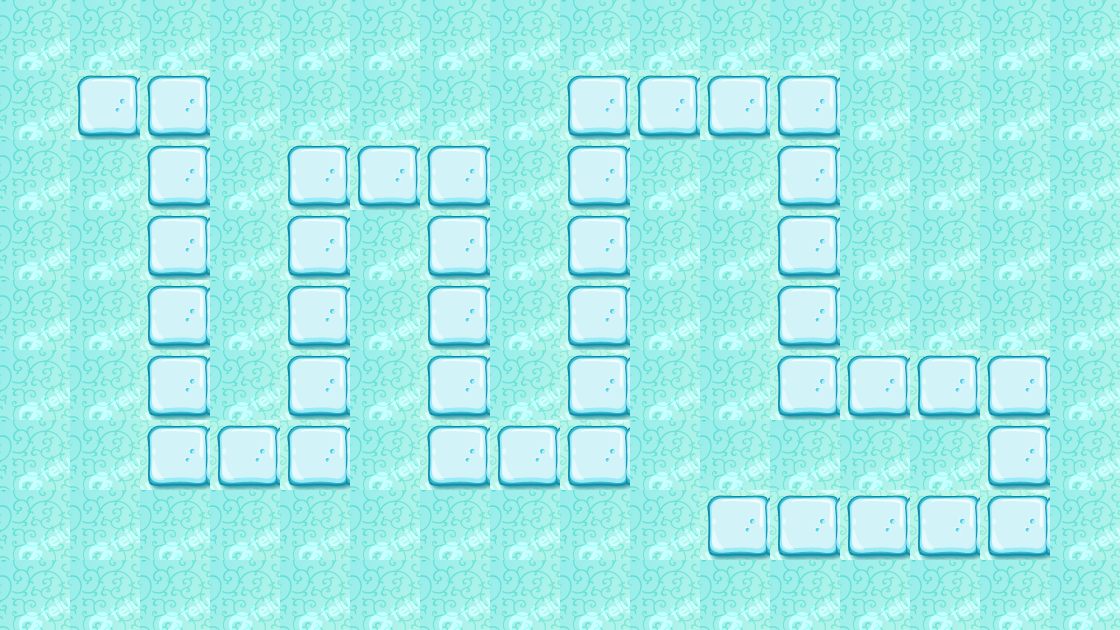

Rendered tile map (Tiled .tmx) drawn with the repository's tilesets; below, a short description and the full map source, tile grids included:
An orthogonal 16x9 tile map with 70x70 px tiles, 1 tile layer (bg) and 1 object (player).

<map version="1.0" orientation="orthogonal" renderorder="right-down" width="16" height="9" tilewidth="70" tileheight="70" nextobjectid="2">
 <tileset firstgid="1" name="1" tilewidth="70" tileheight="70" tilecount="91" columns="13">
  <image source="1.png" width="910" height="490" />
  <tile id="0">
   <properties>
    <property name="type" value="ground" />
   </properties>
  </tile>
  <tile id="1">
   <properties>
    <property name="type" value="ground" />
   </properties>
  </tile>
  <tile id="2">
   <properties>
    <property name="type" value="block" />
   </properties>
  </tile>
  <tile id="3">
   <properties>
    <property name="type" value="ground" />
   </properties>
  </tile>
  <tile id="4">
   <properties>
    <property name="type" value="block" />
   </properties>
  </tile>
  <tile id="5">
   <properties>
    <property name="type" value="ground" />
   </properties>
  </tile>
  <tile id="6">
   <properties>
    <property name="type" value="ground" />
   </properties>
  </tile>
  <tile id="7">
   <properties>
    <property name="type" value="block" />
   </properties>
  </tile>
  <tile id="8">
   <properties>
    <property name="type" value="block" />
   </properties>
  </tile>
  <tile id="9">
   <properties>
    <property name="type" value="ground" />
   </properties>
  </tile>
  <tile id="10">
   <properties>
    <property name="type" value="ground" />
   </properties>
  </tile>
  <tile id="11">
   <properties>
    <property name="type" value="ground" />
   </properties>
  </tile>
  <tile id="13">
   <properties>
    <property name="type" value="ground" />
   </properties>
  </tile>
  <tile id="14">
   <properties>
    <property name="type" value="road" />
   </properties>
  </tile>
  <tile id="15">
   <properties>
    <property name="type" value="road" />
   </properties>
  </tile>
  <tile id="16">
   <properties>
    <property name="type" value="road" />
   </properties>
  </tile>
  <tile id="17">
   <properties>
    <property name="type" value="ground" />
   </properties>
  </tile>
  <tile id="18">
   <properties>
    <property name="type" value="ground" />
   </properties>
  </tile>
  <tile id="19">
   <properties>
    <property name="type" value="ground" />
   </properties>
  </tile>
  <tile id="20">
   <properties>
    <property name="type" value="block" />
   </properties>
  </tile>
  <tile id="21">
   <properties>
    <property name="type" value="block" />
   </properties>
  </tile>
  <tile id="22">
   <properties>
    <property name="type" value="road" />
   </properties>
  </tile>
  <tile id="23">
   <properties>
    <property name="type" value="road" />
   </properties>
  </tile>
  <tile id="24">
   <properties>
    <property name="type" value="road" />
   </properties>
  </tile>
  <tile id="26">
   <properties>
    <property name="type" value="ground" />
   </properties>
  </tile>
  <tile id="27">
   <properties>
    <property name="type" value="block" />
   </properties>
  </tile>
  <tile id="28">
   <properties>
    <property name="type" value="ground" />
   </properties>
  </tile>
  <tile id="29">
   <properties>
    <property name="type" value="road" />
   </properties>
  </tile>
  <tile id="30">
   <properties>
    <property name="type" value="block" />
   </properties>
  </tile>
  <tile id="31">
   <properties>
    <property name="type" value="block" />
   </properties>
  </tile>
  <tile id="32">
   <properties>
    <property name="type" value="ground" />
   </properties>
  </tile>
  <tile id="33">
   <properties>
    <property name="type" value="block" />
   </properties>
  </tile>
  <tile id="34">
   <properties>
    <property name="type" value="ground" />
   </properties>
  </tile>
  <tile id="35">
   <properties>
    <property name="type" value="road" />
   </properties>
  </tile>
  <tile id="36">
   <properties>
    <property name="type" value="ground" />
   </properties>
  </tile>
  <tile id="37">
   <properties>
    <property name="type" value="block" />
   </properties>
  </tile>
  <tile id="39">
   <properties>
    <property name="type" value="ground" />
   </properties>
  </tile>
  <tile id="40">
   <properties>
    <property name="type" value="ground" />
   </properties>
  </tile>
  <tile id="41">
   <properties>
    <property name="type" value="ground" />
   </properties>
  </tile>
  <tile id="42">
   <properties>
    <property name="type" value="road" />
   </properties>
  </tile>
  <tile id="43">
   <properties>
    <property name="type" value="ground" />
   </properties>
  </tile>
  <tile id="44">
   <properties>
    <property name="type" value="ground" />
   </properties>
  </tile>
  <tile id="45">
   <properties>
    <property name="type" value="block" />
   </properties>
  </tile>
  <tile id="46">
   <properties>
    <property name="type" value="ground" />
   </properties>
  </tile>
  <tile id="47">
   <properties>
    <property name="type" value="ground" />
   </properties>
  </tile>
  <tile id="48">
   <properties>
    <property name="type" value="road" />
   </properties>
  </tile>
  <tile id="49">
   <properties>
    <property name="type" value="ground" />
   </properties>
  </tile>
  <tile id="50">
   <properties>
    <property name="type" value="ground" />
   </properties>
  </tile>
  <tile id="52">
   <properties>
    <property name="type" value="ground" />
   </properties>
  </tile>
  <tile id="53">
   <properties>
    <property name="type" value="ground" />
   </properties>
  </tile>
  <tile id="54">
   <properties>
    <property name="type" value="block" />
   </properties>
  </tile>
  <tile id="55">
   <properties>
    <property name="type" value="road" />
   </properties>
  </tile>
  <tile id="56">
   <properties>
    <property name="type" value="block" />
   </properties>
  </tile>
  <tile id="57">
   <properties>
    <property name="type" value="ground" />
   </properties>
  </tile>
  <tile id="58">
   <properties>
    <property name="type" value="ground" />
   </properties>
  </tile>
  <tile id="61">
   <properties>
    <property name="type" value="road" />
   </properties>
  </tile>
  <tile id="62">
   <properties>
    <property name="type" value="block" />
   </properties>
  </tile>
  <tile id="63">
   <properties>
    <property name="type" value="ground" />
   </properties>
  </tile>
  <tile id="65">
   <properties>
    <property name="type" value="ground" />
   </properties>
  </tile>
  <tile id="66">
   <properties>
    <property name="type" value="ground" />
   </properties>
  </tile>
  <tile id="67">
   <properties>
    <property name="type" value="ground" />
   </properties>
  </tile>
  <tile id="68">
   <properties>
    <property name="type" value="road" />
   </properties>
  </tile>
  <tile id="69">
   <properties>
    <property name="type" value="road" />
   </properties>
  </tile>
  <tile id="70">
   <properties>
    <property name="type" value="road" />
   </properties>
  </tile>
  <tile id="71">
   <properties>
    <property name="type" value="road" />
   </properties>
  </tile>
  <tile id="72">
   <properties>
    <property name="type" value="road" />
   </properties>
  </tile>
  <tile id="73">
   <properties>
    <property name="type" value="road" />
   </properties>
  </tile>
  <tile id="74">
   <properties>
    <property name="type" value="road" />
   </properties>
  </tile>
  <tile id="75">
   <properties>
    <property name="type" value="ground" />
   </properties>
  </tile>
  <tile id="76">
   <properties>
    <property name="type" value="ground" />
   </properties>
  </tile>
  <tile id="80">
   <properties>
    <property name="type" value="ground" />
   </properties>
  </tile>
  <tile id="81">
   <properties>
    <property name="type" value="ground" />
   </properties>
  </tile>
  <tile id="84">
   <properties>
    <property name="type" value="ground" />
   </properties>
  </tile>
  <tile id="85">
   <properties>
    <property name="type" value="block" />
   </properties>
  </tile>
  <tile id="86">
   <properties>
    <property name="type" value="ground" />
   </properties>
  </tile>
  <tile id="87">
   <properties>
    <property name="type" value="ground" />
   </properties>
  </tile>
  <tile id="88">
   <properties>
    <property name="type" value="ground" />
   </properties>
  </tile>
  <tile id="89">
   <properties>
    <property name="type" value="ground" />
   </properties>
  </tile>
 </tileset>
 <layer name="bg" width="16" height="9">
  <data encoding="csv">
1,1,1,1,1,1,1,1,1,1,1,1,1,1,1,1,
1,15,15,1,1,1,1,1,15,15,15,15,1,1,1,1,
1,1,15,1,15,15,15,1,15,1,1,15,1,1,1,1,
1,1,15,1,15,1,15,1,15,1,1,15,1,1,1,1,
1,1,15,1,15,1,15,1,15,1,1,15,1,1,1,1,
1,1,15,1,15,1,15,1,15,1,1,15,15,15,15,1,
1,1,15,15,15,1,15,15,15,1,1,1,1,1,15,1,
1,1,1,1,1,1,1,1,1,1,15,15,15,15,15,1,
1,1,1,1,1,1,1,1,1,1,1,1,1,1,1,1
</data>
 </layer>
 <objectgroup name="object">
  <object id="1" name="player" x="70" y="70" width="70" height="70" />
 </objectgroup>
</map>
